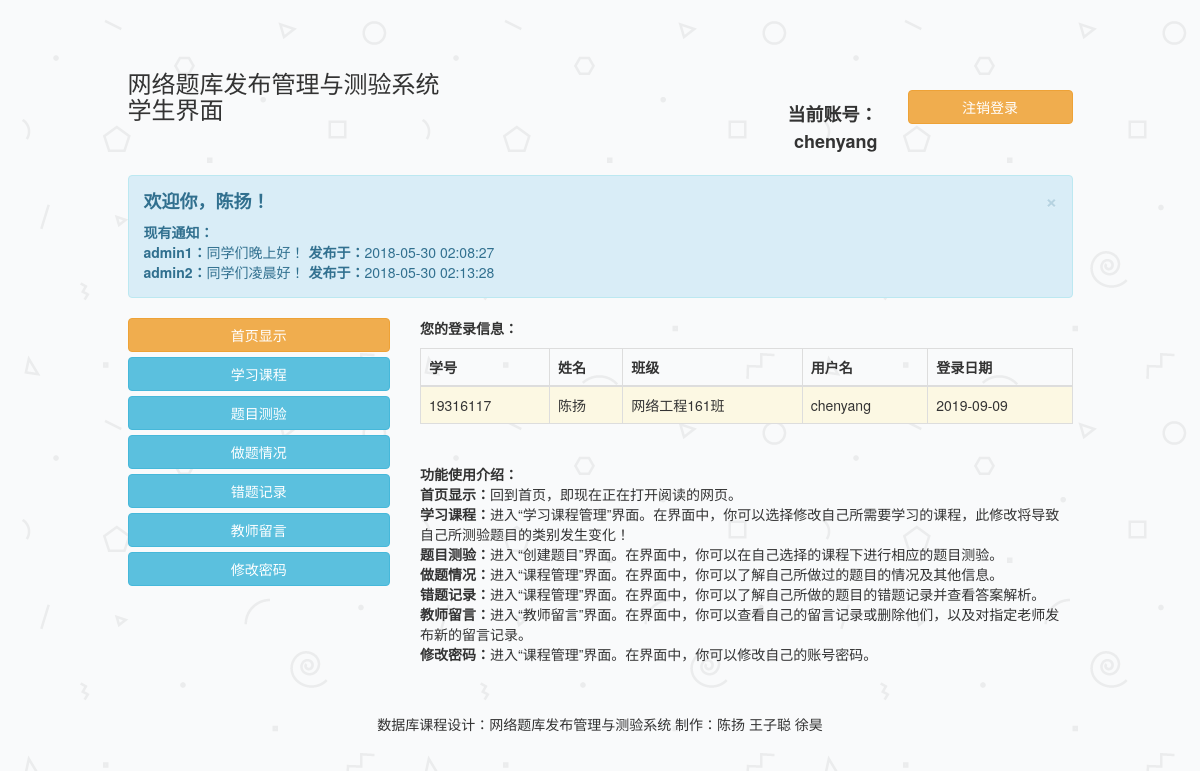
The app's page /系统源代码/QuestionManageSystem/studentSystem/manage/index.php (signed in) with its own data.
### tables this page shows
CREATE TABLE IF NOT EXISTS `student_info` (
  `student_id` char(20) NOT NULL,
  `student_name` char(20) NOT NULL,
  `student_class` char(20) DEFAULT NULL,
  `student_username` char(20) DEFAULT NULL
);

CREATE TABLE IF NOT EXISTS `notice_student` (
  `admin_username` char(20) NOT NULL,
  `notice_contents` char(200) DEFAULT NULL,
  `notice_time` datetime DEFAULT NULL
);

### 系统源代码/QuestionManageSystem/studentSystem/manage/index.php (the view, shortened to what this page needs)
<!DOCTYPE html>
<html>
<head>
   <link rel="stylesheet" href="../../css/bootstrap.min.css">
</head>
<body background="..\login\images\back.png">
<?php
	if (isset ( $_SESSION ["code"] )) {
		$con=mysqli_connect("localhost","root","root","stu_test");
		mysqli_query($con,"set names 'utf8'");
?>
<div class="container">
	<div class="row clearfix">
		<div class="col-md-12 column">
            <p>
				<br><br>
			</p>
		</div>
	</div>
	<div class="row clearfix">
		<div class="col-md-1 column">
		</div>
		<div class="col-md-4 column">
            <h3>
				网络题库发布管理与测验系统<br>学生界面
			</h3>
		</div>
		<div class="col-md-2 column">
		</div>
		<div class="col-md-2 column">
            <p class="text-right" style="font-size:18px">
			<br><br><strong>当前账号：<?php echo "${_SESSION["username"]}"; ?></strong>
			</p>
		</div>
		<div class="col-md-2 column">
			<br><br><button type="button" class="btn btn-default btn-block btn-warning" onclick="window.location.href='exit.php'">注销登录</button>
		</div>
		<div class="col-md-1 column">
		</div>
	</div>
	<div class="row clearfix">
		<div class="col-md-12 column">
		</div>
	</div>
	<div class="row clearfix">
		<div class="col-md-1 column">
		</div>
		<div class="col-md-10 column">
			<div class="alert alert-dismissable alert-info">
				 <button type="button" class="close" data-dismiss="alert" aria-hidden="true">×</button>
                 <?php
					$result=mysqli_query($con,"select * from student_info where student_username='${_SESSION["username"]}'");
					$bookinfo=mysqli_fetch_array($result);
					$student_id=$bookinfo["student_id"];
                    $student_name=$bookinfo["student_name"];
                    $student_class=$bookinfo["student_class"];
					$username=$_SESSION["username"];
				?>
                <h4>
				<strong>欢迎你，<?php echo "$student_name"?>！</strong></h4>
				<?php
					$notice_check=mysqli_query($con,"select * from notice_student");
					$notice=mysqli_fetch_array($notice_check);
					if(!$notice){
						echo '<strong>目前暂无管理员发布的通知。</strong><br>'.'在开始使用本系统前，请详细阅读界面首页的操作使用提示！';
					}else{
						echo '<strong>'.'现有通知：'.'</strong>'.'<br>';
						$notice_check=mysqli_query($con,"select * from notice_student");
						while($row_notice=mysqli_fetch_assoc($notice_check)){
							echo '<strong>'.$row_notice['admin_username'].'：</strong>'.$row_notice['notice_contents'].'          '.'<strong>发布于：</strong>'.$row_notice['notice_time'].'<br>';
						}
					}
				?>
			</div>
		</div>
		<div class="col-md-1 column">
		</div>
	</div>
	<div class="row clearfix">
		<div class="col-md-1 column">
		</div>
		<div class="col-md-3 column">
			 <button type="button" class="btn btn-default btn-block btn-warning" onclick="window.location.href='index.php'">首页显示</button>
			 <button type="button" class="btn btn-default btn-block btn-info" onclick="window.location.href='course_choose.php'">学习课程</button>
			 <button type="button" class="btn btn-default btn-block btn-info" onclick="window.location.href='do_question.php?if=2&degree=0'">题目测验</button>
			 <button type="button" class="btn btn-default btn-block btn-info" onclick="window.location.href='question_condition.php'">做题情况</button>
			 <button type="button" class="btn btn-default btn-block btn-info" onclick="window.location.href='wrong_question_record.php'">错题记录</button>
			 <button type="button" class="btn btn-default btn-block btn-info" onclick="window.location.href='leave_message.php'">教师留言</button>
			 <button type="button" class="btn btn-default btn-block btn-info" onclick="window.location.href='edit_password.php'">修改密码</button>
		</div>
		<div class="col-md-7 column">
            <p>
				 <strong>您的登录信息：</strong>
			</p>
			<table class="table table-bordered table-hover">
				<thead>
					<tr>
						<th>
							学号
						</th>
						<th>
							姓名
						</th>
						<th>
							班级
						</th>
						<th>
							用户名
						</th>
                        <th>
                            登录日期
                        </th>
					</tr>
				</thead>
				<tbody>
				<tr class="warning">
					<td>
						<?php echo "$student_id";  ?>
					</td>
					<td>
						<?php echo "$student_name";  ?>
					</td>
					<td>
						<?php echo "$student_class";  ?>
					</td>
					<td>
						<?php echo "$username";  ?>
					</td>
					<td>
						<?php echo date("Y-m-d");?>
					</td>
				</tr>
				</tbody>
			</table>
			<dl>
				<dt>
					<br>功能使用介绍：
				</dt>
				<dd>
					<strong>首页显示：</strong>回到首页，即现在正在打开阅读的网页。
				</dd>
				<dd>
					<strong>学习课程：</strong>进入“学习课程管理”界面。在界面中，你可以选择修改自己所需要学习的课程，此修改将导致自己所测验题目的类别发生变化！
				</dd>
				<dd>
					<strong>题目测验：</strong>进入“创建题目”界面。在界面中，你可以在自己选择的课程下进行相应的题目测验。
				</dd>
				<dd>
					<strong>做题情况：</strong>进入“课程管理”界面。在界面中，你可以了解自己所做过的题目的情况及其他信息。
				</dd>
				<dd>
					<strong>错题记录：</strong>进入“课程管理”界面。在界面中，你可以了解自己所做的题目的错题记录并查看答案解析。
				</dd>
				<dd>
					<strong>教师留言：</strong>进入“教师留言”界面。在界面中，你可以查看自己的留言记录或删除他们，以及对指定老师发布新的留言记录。
				</dd>
				<dd>
					<strong>修改密码：</strong>进入“课程管理”界面。在界面中，你可以修改自己的账号密码。
				</dd>
			</dl>
		</div>
		<div class="col-md-1 column">
		</div>
	</div>
	<div class="row clearfix">
		<div class="col-md-1 column">
		</div>
		<div class="col-md-10 column">
			<p>
			<br>
			</p>
			<p class="text-center">
				 数据库课程设计：网络题库发布管理与测验系统    制作：陈扬    王子聪    徐昊
			</p>
		</div>
		<div class="col-md-1 column">
		</div>
	</div>
</div>
<?php
}
?>
</body>

### records on screen
student_info: student_name "陈扬", student_id "19316117", student_class "网络工程161班"
notice_student: admin_username "admin1", notice_contents "同学们晚上好！", notice_time "2018-05-30 02:08:27"
notice_student: admin_username "admin2", notice_contents "同学们凌晨好！", notice_time "2018-05-30 02:13:28"

### other values on screen
_SESSION["username"] "chenyang"
$username "chenyang"
